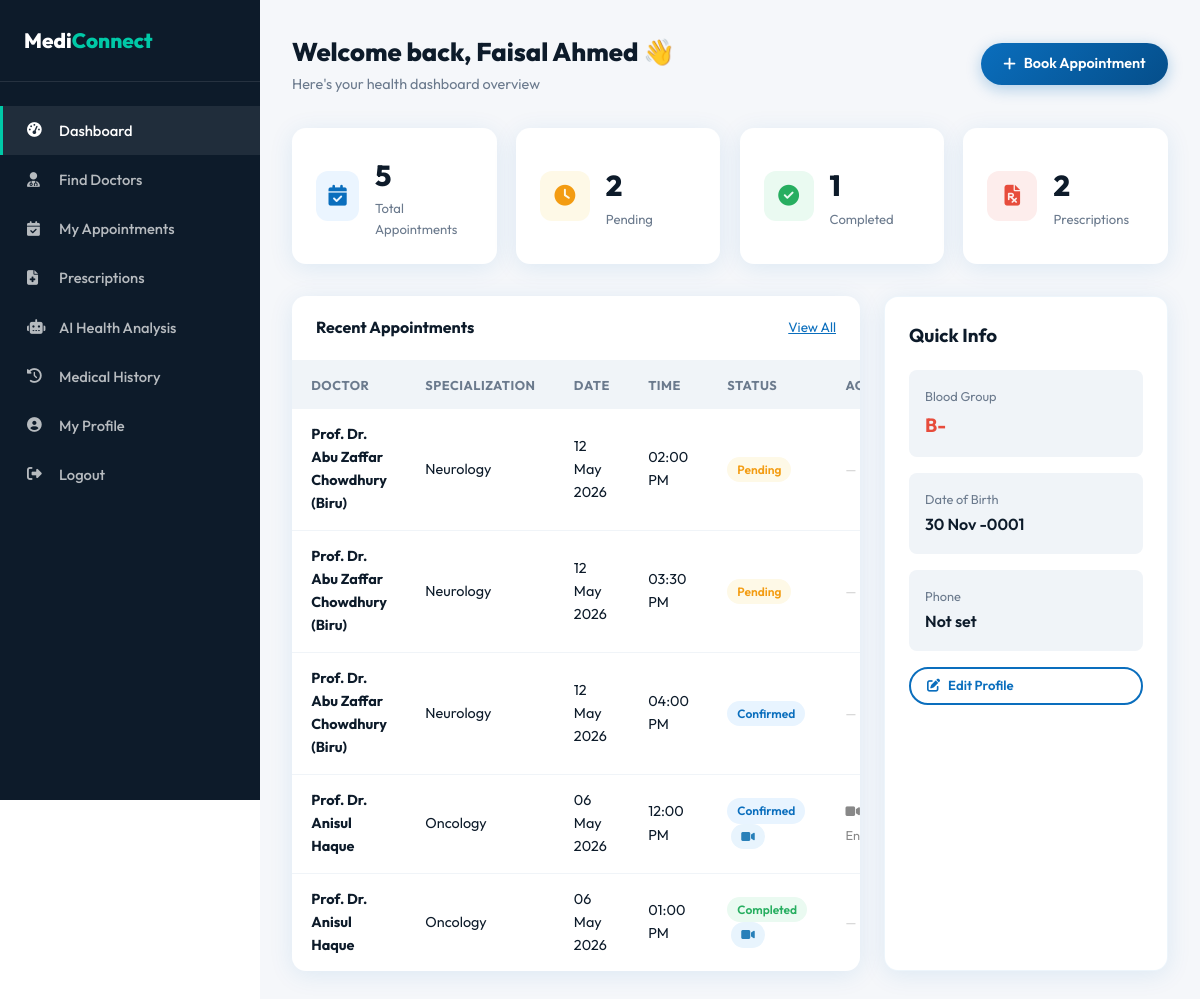
The app's page /patient/dashboard.php (signed in) with its own data.
### tables this page shows
CREATE TABLE `users` (
  `id` int(11) NOT NULL,
  `full_name` varchar(100) NOT NULL,
  `email` varchar(100) NOT NULL,
  `password` varchar(255) NOT NULL,
  `phone` varchar(20) DEFAULT NULL,
  `date_of_birth` date DEFAULT NULL,
  `gender` enum('Male','Female','Other') DEFAULT NULL,
  `blood_group` varchar(5) DEFAULT NULL,
  `address` text DEFAULT NULL,
  `profile_pic` varchar(255) DEFAULT 'default.png',
  `created_at` timestamp NOT NULL DEFAULT current_timestamp()
);

CREATE TABLE `appointments` (
  `id` int(11) NOT NULL,
  `patient_id` int(11) NOT NULL,
  `doctor_id` int(11) NOT NULL,
  `appointment_date` date NOT NULL,
  `appointment_time` time NOT NULL,
  `status` enum('Pending','Confirmed','Completed','Cancelled') DEFAULT 'Pending',
  `reason` text DEFAULT NULL,
  `call_type` enum('in-person','video') DEFAULT 'in-person',
  `room_id` varchar(100) DEFAULT NULL,
  `call_status` enum('pending','active','ended') DEFAULT 'pending',
  `call_started_at` datetime DEFAULT NULL,
  `call_ended_at` datetime DEFAULT NULL,
  `payment_status` enum('unpaid','paid','pending','failed') DEFAULT 'unpaid',
  `payment_method` enum('online','cash','pay_later') DEFAULT NULL,
  `payment_amount` decimal(10,2) DEFAULT 0.00,
  `transaction_id` varchar(100) DEFAULT NULL,
  `notes` text DEFAULT NULL,
  `cancelled_by` enum('patient','doctor') DEFAULT NULL,
  `cancel_reason` text DEFAULT NULL,
  `cancelled_at` datetime DEFAULT NULL,
  `created_at` timestamp NOT NULL DEFAULT current_timestamp()
);

CREATE TABLE `doctors` (
  `id` int(11) NOT NULL,
  `full_name` varchar(100) NOT NULL,
  `email` varchar(100) NOT NULL,
  `password` varchar(255) NOT NULL,
  `phone` varchar(20) DEFAULT NULL,
  `specialization_id` int(11) DEFAULT NULL,
  `hospital_id` int(11) DEFAULT NULL,
  `qualification` varchar(255) DEFAULT NULL,
  `experience_years` int(11) DEFAULT 0,
  `consultation_fee` decimal(10,2) DEFAULT 0.00,
  `bio` text DEFAULT NULL,
  `profile_pic` varchar(255) DEFAULT 'default.png',
  `is_verified` tinyint(1) DEFAULT 0,
  `available_days` varchar(100) DEFAULT 'Mon,Tue,Wed,Thu,Fri',
  `available_time_start` time DEFAULT '09:00:00',
  `available_time_end` time DEFAULT '17:00:00',
  `created_at` timestamp NOT NULL DEFAULT current_timestamp()
);

CREATE TABLE `specializations` (
  `id` int(11) NOT NULL,
  `name` varchar(100) NOT NULL,
  `icon` varchar(50) DEFAULT 'fas fa-stethoscope',
  `description` text DEFAULT NULL
);

### includes/functions.php (called while the page is built, shortened)
<?php
function formatDate($date) {
    return date('d M Y', strtotime($date));
}
function formatTime($time) {
    return date('h:i A', strtotime($time));
}
?>

### patient/dashboard.php (the view, shortened to what this page needs)
<?php
require_once '../includes/functions.php';
$pat_id  = $_SESSION['patient_id'];
$patient = mysqli_fetch_assoc(mysqli_query($conn, "SELECT * FROM users WHERE id=$pat_id"));
$total_appts     = mysqli_fetch_assoc(mysqli_query($conn, "SELECT COUNT(*) as c FROM appointments WHERE patient_id=$pat_id"))['c'];
$pending_appts   = mysqli_fetch_assoc(mysqli_query($conn, "SELECT COUNT(*) as c FROM appointments WHERE patient_id=$pat_id AND status='Pending'"))['c'];
$completed_appts = mysqli_fetch_assoc(mysqli_query($conn, "SELECT COUNT(*) as c FROM appointments WHERE patient_id=$pat_id AND status='Completed'"))['c'];
$prescriptions   = mysqli_fetch_assoc(mysqli_query($conn, "SELECT COUNT(*) as c FROM prescriptions WHERE patient_id=$pat_id"))['c'];
$recent_appts = mysqli_query($conn, "SELECT a.*, d.full_name as doc_name, s.name as spec_name,
                                            a.call_type, a.room_id, a.call_status
                                     FROM appointments a
                                     JOIN doctors d ON a.doctor_id = d.id
                                     LEFT JOIN specializations s ON d.specialization_id = s.id
                                     WHERE a.patient_id = $pat_id
                                     ORDER BY a.appointment_date DESC LIMIT 5");
?>
<!DOCTYPE html>
<html lang="en">
<head>
<link rel="stylesheet" href="https://cdnjs.cloudflare.com/ajax/libs/font-awesome/6.4.0/css/all.min.css">
<link rel="stylesheet" href="<?= SITE_URL ?>/css/style.css">
</head>
<body>
<div class="dashboard">
    <nav class="sidebar">
        <div class="sidebar-brand">Medi<span>Connect</span></div>
        <ul class="sidebar-menu">
            <li><a href="dashboard.php" class="active"><i class="fas fa-tachometer-alt"></i> Dashboard</a></li>
            <li><a href="../doctors.php"><i class="fas fa-user-md"></i> Find Doctors</a></li>
            <li><a href="appointments.php"><i class="fas fa-calendar-check"></i> My Appointments</a></li>
            <li><a href="prescriptions.php"><i class="fas fa-file-medical"></i> Prescriptions</a></li>
            <li><a href="medical_history_analysis.php"><i class="fas fa-robot"></i> AI Health Analysis</a></li>
            <li><a href="medical-history.php"><i class="fas fa-history"></i> Medical History</a></li>
            <li><a href="profile.php"><i class="fas fa-user-circle"></i> My Profile</a></li>
            <li><a href="../logout.php"><i class="fas fa-sign-out-alt"></i> Logout</a></li>
        </ul>
    </nav>
    <main class="dashboard-main">
        <div class="dash-header">
            <div>
                <h1>Welcome back, <?= $patient['full_name'] ?> 👋</h1>
                <p>Here's your health dashboard overview</p>
            </div>
            <a href="../doctors.php" class="btn btn-primary"><i class="fas fa-plus"></i> Book Appointment</a>
        </div>
        <div class="stat-cards">
            <div class="stat-card">
                <div class="stat-icon blue"><i class="fas fa-calendar-check"></i></div>
                <div class="stat-info"><div class="number"><?= $total_appts ?></div><p>Total Appointments</p></div>
            </div>
            <div class="stat-card">
                <div class="stat-icon orange"><i class="fas fa-clock"></i></div>
                <div class="stat-info"><div class="number"><?= $pending_appts ?></div><p>Pending</p></div>
            </div>
            <div class="stat-card">
                <div class="stat-icon green"><i class="fas fa-check-circle"></i></div>
                <div class="stat-info"><div class="number"><?= $completed_appts ?></div><p>Completed</p></div>
            </div>
            <div class="stat-card">
                <div class="stat-icon red"><i class="fas fa-file-prescription"></i></div>
                <div class="stat-info"><div class="number"><?= $prescriptions ?></div><p>Prescriptions</p></div>
            </div>
        </div>
        <div style="display:grid;grid-template-columns:2fr 1fr;gap:1.5rem;">
            <div class="table-card">
                <div class="table-header">
                    <h3>Recent Appointments</h3>
                    <a href="appointments.php" style="color:var(--primary);font-size:0.85rem;">View All</a>
                </div>
                <table class="data-table">
                    <thead><tr><th>Doctor</th><th>Specialization</th><th>Date</th><th>Time</th><th>Status</th><th>Action</th></tr></thead>
                    <tbody>
                    <?php if (mysqli_num_rows($recent_appts) == 0): ?>
                    <tr><td colspan="6" style="text-align:center;color:var(--gray);padding:2rem;">No appointments yet. <a href="../doctors.php">Book now</a></td></tr>
                    <?php else: while ($a = mysqli_fetch_assoc($recent_appts)): ?>
                    <tr>
                        <td><strong><?= $a['doc_name'] ?></strong></td>
                        <td><?= $a['spec_name'] ?></td>
                        <td><?= formatDate($a['appointment_date']) ?></td>
                        <td><?= formatTime($a['appointment_time']) ?></td>
                        <td>
                            <?php
                            $badge = ['Pending'=>'warning','Confirmed'=>'primary','Completed'=>'success','Cancelled'=>'danger'];
                            echo '<span class="badge badge-'.($badge[$a['status']]??'secondary').'">'.$a['status'].'</span>';
                            ?>
                            <?php if ($a['call_type'] === 'video'): ?>
                            <span class="badge" style="background:#e8f4fd;color:#2980b9;margin-left:4px;">
                                <i class="fas fa-video"></i>
                            </span>
                            <?php endif; ?>
                        </td>
                        <td>
                        <?php if ($a['call_type'] === 'video' && $a['status'] === 'Confirmed'): ?>
                            <?php
                                $appt_datetime = strtotime($a['appointment_date'] . ' ' . $a['appointment_time']);
                                $diff_minutes  = ($appt_datetime - time()) / 60;
                                $can_join      = ($diff_minutes <= 15 && $diff_minutes >= -60);
                            ?>
                            <?php if ($can_join): ?>
                            <a href="../video-call/room.php?appointment_id=<?= $a['id'] ?>"
                               class="btn btn-sm"
                               style="background:#2980b9;color:#fff;border:none;"
                               target="_blank">
                                <i class="fas fa-video"></i> Join Call
                            </a>
                            <?php else: ?>
                            <span style="font-size:.8rem;color:#888;">
                                <i class="fas fa-video"></i>
                                <?= $diff_minutes > 15 ? round($diff_minutes).' min left' : 'Ended' ?>
                            </span>
                            <?php endif; ?>
                        <?php else: ?>
                            <span style="color:#ccc;font-size:.8rem;">—</span>
                        <?php endif; ?>
                        </td>
                    </tr>
                    <?php endwhile; endif; ?>
                    </tbody>
                </table>
            </div>
            <div class="card" style="padding:1.5rem;">
                <h3 style="font-weight:700;margin-bottom:1.2rem;">Quick Info</h3>
                <div style="background:var(--gray-light);border-radius:var(--radius-sm);padding:1rem;margin-bottom:1rem;">
                    <div style="font-size:0.8rem;color:var(--gray);margin-bottom:0.2rem;">Blood Group</div>
                    <div style="font-weight:700;font-size:1.2rem;color:var(--danger);"><?= $patient['blood_group'] ?: 'Not set' ?></div>
                </div>
                <div style="background:var(--gray-light);border-radius:var(--radius-sm);padding:1rem;margin-bottom:1rem;">
                    <div style="font-size:0.8rem;color:var(--gray);margin-bottom:0.2rem;">Date of Birth</div>
                    <div style="font-weight:600;"><?= $patient['date_of_birth'] ? formatDate($patient['date_of_birth']) : 'Not set' ?></div>
                </div>
                <div style="background:var(--gray-light);border-radius:var(--radius-sm);padding:1rem;margin-bottom:1rem;">
                    <div style="font-size:0.8rem;color:var(--gray);margin-bottom:0.2rem;">Phone</div>
                    <div style="font-weight:600;"><?= $patient['phone'] ?: 'Not set' ?></div>
                </div>
                <a href="profile.php" class="btn btn-secondary btn-sm w-100"><i class="fas fa-edit"></i> Edit Profile</a>
            </div>
        </div>
    </main>
</div>
</body>
</html>

### css/style.css (style rules this page uses)
:root { --primary: #0A6EBD; --primary-dark: #054E8A; --primary-light: #E8F4FF; --secondary: #00C9A7; --accent: #FF6B35; --dark: #0D1B2A; --gray-dark: #2C3E50; --gray: #6B7A8D; --gray-light: #F0F4F8; --white: #FFFFFF; --danger: #E74C3C; --success: #27AE60; --warning: #F39C12; --shadow: 0 4px 24px rgba(10,110,189,0.10); --shadow-lg: 0 8px 40px rgba(10,110,189,0.18); --radius: 14px; --radius-sm: 8px; }
* { margin: 0; padding: 0; box-sizing: border-box; }
body { font-family: 'Outfit', sans-serif; color: var(--dark); background: var(--white); line-height: 1.6; }
.btn { display: inline-flex; align-items: center; gap: 8px; padding: 0.6rem 1.4rem; border-radius: 50px; font-family: 'Outfit', sans-serif; font-weight: 600; font-size: 0.9rem; cursor: pointer; transition: all 0.25s; border: none; text-decoration: none; }
.btn-primary { background: linear-gradient(135deg, var(--primary), var(--primary-dark)); color: white; box-shadow: 0 4px 15px rgba(10,110,189,0.3); }
.btn-secondary { background: var(--white); color: var(--primary); border: 2px solid var(--primary); }
.btn-sm { padding: 0.4rem 1rem; font-size: 0.82rem; }
.card { background: white; border-radius: var(--radius); box-shadow: var(--shadow); overflow: hidden; transition: transform 0.3s, box-shadow 0.3s; border: 1px solid rgba(10,110,189,0.07); }
.dashboard { display: flex; min-height: 100vh; }
.sidebar { width: 260px; background: var(--dark); padding: 1.5rem 0; position: sticky; top: 0; height: 100vh; overflow-y: auto; flex-shrink: 0; }
.sidebar .sidebar-brand { padding: 0 1.5rem 1.5rem; border-bottom: 1px solid rgba(255,255,255,0.1); margin-bottom: 1.5rem; font-size: 1.3rem; font-weight: 800; color: white; }
.sidebar .sidebar-brand span { color: var(--secondary); }
.sidebar-menu { list-style: none; }
.sidebar-menu a { display: flex; align-items: center; gap: 12px; padding: 0.8rem 1.5rem; color: rgba(255,255,255,0.7); text-decoration: none; font-weight: 500; font-size: 0.92rem; transition: all 0.2s; border-left: 3px solid transparent; }
.sidebar-menu a:hover, .sidebar-menu a.active { color: white; background: rgba(255,255,255,0.08); border-left-color: var(--secondary); }
.sidebar-menu a i { width: 20px; }
.dashboard-main { flex: 1; background: #F5F7FA; padding: 2rem; overflow-y: auto; }
.dash-header { display: flex; align-items: center; justify-content: space-between; margin-bottom: 2rem; }
.dash-header h1 { font-size: 1.6rem; font-weight: 800; }
.dash-header p { color: var(--gray); font-size: 0.9rem; }
.stat-cards { display: grid; grid-template-columns: repeat(4, 1fr); gap: 1.2rem; margin-bottom: 2rem; }
.stat-card { background: white; border-radius: var(--radius); padding: 1.5rem; display: flex; align-items: center; gap: 1rem; box-shadow: var(--shadow); }
.stat-card .stat-icon { width: 50px; height: 50px; border-radius: 12px; display: flex; align-items: center; justify-content: center; font-size: 1.3rem; }
.stat-card .stat-icon.blue { background: #EBF5FF; color: var(--primary); }
.stat-card .stat-icon.green { background: #EAFAF1; color: var(--success); }
.stat-card .stat-icon.orange { background: #FEF9E7; color: var(--warning); }
.stat-card .stat-icon.red { background: #FDEDEC; color: var(--danger); }
.stat-card .stat-info .number { font-size: 1.8rem; font-weight: 800; color: var(--dark); }
.stat-card .stat-info p { font-size: 0.82rem; color: var(--gray); }
.table-card { background: white; border-radius: var(--radius); box-shadow: var(--shadow); overflow: hidden; }
.table-card .table-header { padding: 1.2rem 1.5rem; border-bottom: 1px solid #f0f4f8; display: flex; align-items: center; justify-content: space-between; }
.table-card .table-header h3 { font-weight: 700; font-size: 1rem; }
.data-table { width: 100%; border-collapse: collapse; }
.data-table th { background: var(--gray-light); padding: 0.85rem 1.2rem; text-align: left; font-size: 0.8rem; font-weight: 700; color: var(--gray); text-transform: uppercase; letter-spacing: 0.5px; }
.data-table td { padding: 0.9rem 1.2rem; border-bottom: 1px solid #f0f4f8; font-size: 0.9rem; vertical-align: middle; }
.data-table tr:last-child td { border-bottom: none; }
.badge { display: inline-block; padding: 3px 10px; border-radius: 50px; font-size: 0.75rem; font-weight: 600; }
.badge-success { background: #EAFAF1; color: var(--success); }
.badge-warning { background: #FEF9E7; color: var(--warning); }
.badge-primary { background: var(--primary-light); color: var(--primary); }
.w-100 { width: 100%; }

### records on screen
users: full_name "Faisal Ahmed", blood_group "B-", date_of_birth "30 Nov -0001", phone "Not set"
appointments: doctor.full_name "Prof. Dr. Abu Zaffar Chowdhury (Biru)", specializations.name "Neurology", appointment_date "12 May 2026", appointment_time "02:00 PM", status "Pending"
appointments: doctor.full_name "Prof. Dr. Abu Zaffar Chowdhury (Biru)", specializations.name "Neurology", appointment_date "12 May 2026", appointment_time "03:30 PM", status "Pending"
appointments: doctor.full_name "Prof. Dr. Abu Zaffar Chowdhury (Biru)", specializations.name "Neurology", appointment_date "12 May 2026", appointment_time "04:00 PM", status "Confirmed"
appointments: doctor.full_name "Prof. Dr. Anisul Haque", specializations.name "Oncology", appointment_date "06 May 2026", appointment_time "12:00 PM", status "Confirmed", call_type "video" (drawn)
appointments: doctor.full_name "Prof. Dr. Anisul Haque", specializations.name "Oncology", appointment_date "06 May 2026", appointment_time "01:00 PM", status "Completed", call_type "video" (drawn)

### other values on screen
$total_appts "5"
$pending_appts "2"
$completed_appts "1"
$prescriptions "2"
